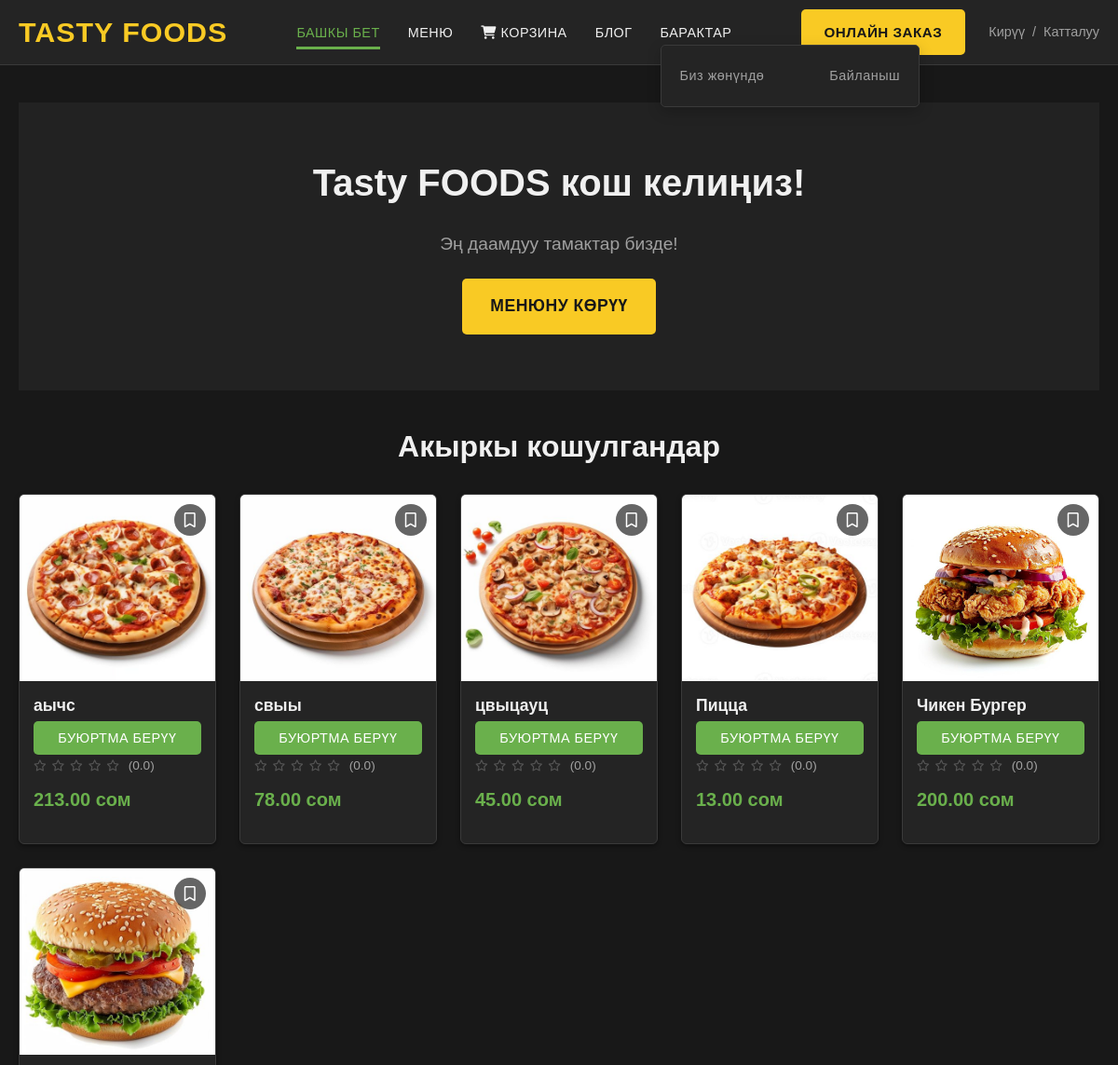
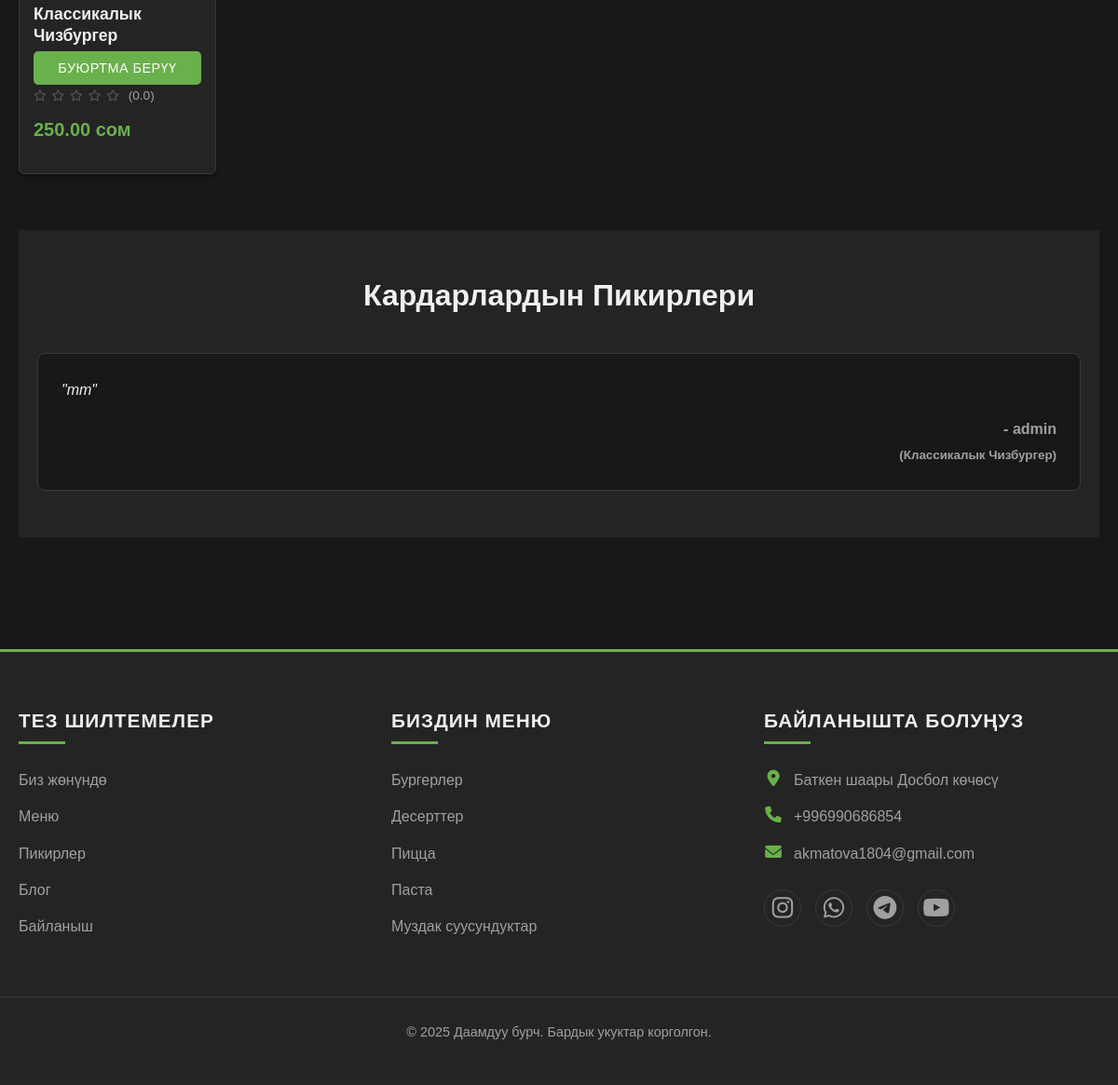
The page / on the database its author committed (2 pictures, top to bottom).
### menu/models.py (models this page shows, shortened)
class Product(models.Model):
    category = models.ForeignKey(Category, related_name='products', on_delete=models.SET_NULL, null=True, blank=True, verbose_name=_("Категория"))
    name = models.CharField(max_length=200, verbose_name=_("Аты"))
    slug = models.SlugField(max_length=220, unique=True, blank=True, verbose_name="Слаг (авто)")
    description = models.TextField(blank=True, null=True, verbose_name=_("Сүрөттөмө"))
    price = models.DecimalField(max_digits=10, decimal_places=2, verbose_name=_("Баасы (сом)")) # Доллар эмес, сом
    image = models.ImageField(upload_to='product_images/', blank=True, null=True, verbose_name=_("Сүрөт"))
    rating = models.FloatField( validators=[MinValueValidator(0.0), MaxValueValidator(5.0)], default=0.0, verbose_name=_("Рейтинг (0-5)"))
    discount_percentage = models.PositiveIntegerField(null=True, blank=True, verbose_name=_("Скидка (%)"))
    discount_message = models.CharField(max_length=100, blank=True, null=True, verbose_name=_("Скидка билдирүүсү"))
    saved_by = models.ManyToManyField(settings.AUTH_USER_MODEL, related_name='saved_products', blank=True, verbose_name=_("Кимдер сактады"))
    is_active = models.BooleanField(default=True, verbose_name=_("Активдүү (көрүнгөн)"))
    created_at = models.DateTimeField(auto_now_add=True, verbose_name=_("Түзүлгөн дата"))
    updated_at = models.DateTimeField(auto_now=True, verbose_name=_("Жаңыланган дата"))
    def get_absolute_url(self): return reverse('menu:product_detail', args=[self.slug])
    class Meta: verbose_name = _("Товар (Тамак)"); verbose_name_plural = _("Товарлар (Тамактар)"); ordering = ['-created_at']
    def has_discount(self): return self.discount_percentage is not None and self.discount_percentage > 0
    def get_image_url(self):
        if self.image and hasattr(self.image, 'url'): return self.image.url
        from django.templatetags.static import static; return static('menu/placeholder.png')

class Review(models.Model):
    product = models.ForeignKey(Product, on_delete=models.CASCADE, related_name='reviews', null=True, blank=True, verbose_name=_("Товар"))
    user = models.ForeignKey(settings.AUTH_USER_MODEL, on_delete=models.SET_NULL, null=True, blank=True, verbose_name=_("Колдонуучу"))
    author_name = models.CharField(_("Автордун аты"), max_length=100, blank=True)
    text = models.TextField(_("Пикирдин тексти"))
    rating = models.PositiveSmallIntegerField( _("Рейтинг"), validators=[MinValueValidator(1), MaxValueValidator(5)], null=True, blank=True )
    created_at = models.DateTimeField(_("Түзүлгөн убакыт"), auto_now_add=True)
    is_approved = models.BooleanField(_("Жактырылды"), default=False, help_text=_("Сайтта көрсөтүү үчүн белгилеңиз"))
    is_featured = models.BooleanField(_("Башкы бетте көрсөтүлөт"), default=False)
    class Meta:
        ordering = ('-created_at',)
        verbose_name = _("Пикир")
        verbose_name_plural = _("Пикирлер")
    def get_author_name(self):
        if self.user: return self.user.get_full_name() or self.user.username
        return self.author_name or _("Аноним")

### menu/views.py (the view)
# urls.py: path('', views.home_view, name='home'),
def home_view(request):
    latest_products_qs = Product.objects.filter(is_active=True).order_by('-created_at')[:6]
    categories = Category.objects.filter(is_active=True)
    latest_blog = BlogPage.objects.filter(is_published=True).order_by('-publish_date').first()
    latest_products = add_is_saved_status_to_products(request, list(latest_products_qs))
    featured_reviews = Review.objects.filter(is_approved=True, is_featured=True).select_related('user', 'product')[:5]
    context = { 'latest_products': latest_products, 'categories': categories, 'latest_blog': latest_blog, 'featured_reviews': featured_reviews, 'page_title': _("Башкы барак"), 'active_nav': 'home' }
    return render(request, 'menu/home.html', context)

### menu/views.py (called while the page is built)
def add_is_saved_status_to_products(request, product_list):
    if request.user.is_authenticated:
        saved_product_ids = set(request.user.saved_products.values_list('id', flat=True))
        for product in product_list: product.is_saved_by_user = product.id in saved_product_ids
    else:
        for product in product_list: product.is_saved_by_user = False
    return product_list

### templates/menu/home.html (shortened to what this page needs)
{% extends 'menu/base.html' %}
{% load static %}
{% load i18n %}
{% block main_wrapper_class %}no-sidebar{% endblock %}
{% block content_class %}full-width{% endblock %}
{% block content %}
    <section class="hero-section" style="padding: 60px 0; background: #222; text-align: center; margin-bottom: 40px;">
        <h1>{% translate "Tasty FOODS кош келиңиз!" %}</h1>
        <p style="color: var(--text-secondary); font-size: 1.2em; margin-bottom: 20px;">{% translate "Эң даамдуу тамактар бизде!" %}</p>
        <a href="{% url 'menu:menu_list' %}" class="btn btn-primary btn-lg">{% translate "Менюну көрүү" %}</a>
    </section>
    <section class="latest-products">
        <h2 style="text-align: center; margin-bottom: 30px;">{% translate "Акыркы кошулгандар" %}</h2>
        <div class="product-grid">
            {% if latest_products %}
                {% for product in latest_products %}
                    {% include 'menu/includes/_product_card.html' with product=product user=request.user %}
                {% endfor %}
            {% else %}
                <p>{% translate "Азырынча товарлар жок." %}</p>
            {% endif %}
        </div>
    </section>
    {% if featured_reviews %}
    <section class="testimonials" style="padding: 50px 0; background-color: var(--bg-card); margin-top: 60px;">
        <div class="container">
            <h2 style="text-align: center; margin-bottom: 40px;">{% translate "Кардарлардын Пикирлери" %}</h2>
            <div class="testimonial-grid" style="display: grid; grid-template-columns: repeat(auto-fit, minmax(300px, 1fr)); gap: 30px;">
                {% for review in featured_reviews %}
                    <div class="testimonial-card" style="background-color: var(--bg-dark); padding: 25px; border-radius: 8px; border: 1px solid var(--border-color);">
                        <blockquote style="border: none; padding: 0; margin: 0 0 15px 0;">
                          <p style="font-style: italic; color: var(--text-light); margin: 0;">"{{ review.text|linebreaksbr }}"</p>
                        </blockquote>
                        <p style="text-align: right; font-weight: bold; color: var(--text-secondary); margin: 0;">- {{ review.get_author_name }}
                         {% if review.product %} <br><small>({{ review.product.name }})</small> {% endif %}
                        </p>
                    </div>
                {% endfor %}
            </div>
        </div>
    </section>
    {% endif %}
{% endblock %}

### templates/menu/base.html (shortened to what this page needs)
{% load static %}
{% load i18n %}
<!DOCTYPE html>
<html lang="{{ request.LANGUAGE_CODE|default:"ky" }}">
<head>
    <link rel="stylesheet" href="{% static 'menu/style.css' %}">
    <link rel="stylesheet" href="https://cdnjs.cloudflare.com/ajax/libs/font-awesome/6.0.0-beta3/css/all.min.css">
</head>
<body>
    {% include 'menu/includes/_header.html' %}
    <div class="main-wrapper container {% block main_wrapper_class %}{% endblock main_wrapper_class %}">
        <main class="content {% block content_class %}{% endblock content_class %}">
            {% block content %}
            {% endblock content %}
        </main>
    </div>
    {% include 'menu/includes/_footer.html' %}
</body>
</html>

### templates/menu/includes/_header.html (shortened to what this page needs)
{% load static %}
{% load i18n %}
<header class="site-header">
    <div class="container header-container">
        <a href="{% url 'menu:home' %}" class="logo">TASTY FOODS</a>
        <nav class="main-navigation">
            <ul>
                <li class="{% if active_nav == 'home' %}active-nav{% endif %}"><a href="{% url 'menu:home' %}">{% translate "Башкы бет" %}</a></li>
                <li class="{% if active_nav == 'menu' %}active-nav{% endif %}"><a href="{% url 'menu:menu_list' %}">{% translate "Меню" %}</a></li>
                <li class="{% if active_nav == 'order' %}active-nav{% endif %}">
                    <a href="{% url 'menu:view_cart' %}">
                        <i class="fas fa-shopping-cart"></i> {% translate "Корзина" %}
                    </a>
                </li>
                <li class="{% if active_nav == 'blog' %}active-nav{% endif %}"><a href="{% url 'menu:blog_list' %}">{% translate "Блог" %}</a></li>
                <li class="nav-item dropdown {% if active_nav == 'about' or active_nav == 'contact' %}active-nav{% endif %}">
                    <a href="#" class="dropdown-toggle">{% translate "Барактар" %}</a>
                    <ul class="dropdown-menu">
                         <li><a href="{% url 'menu:about_us' %}">{% translate "Биз жөнүндө" %}</a></li>
                         <li><a href="{% url 'menu:contact_us' %}">{% translate "Байланыш" %}</a></li>
                    </ul>
                </li>
            </ul>
        </nav>
        <div class="header-right">
            <a href="{% url 'menu:order_online' %}" class="btn btn-primary">{% translate "Онлайн заказ" %}</a>
            <div class="auth-links">
               {% if user.is_authenticated %}
                   <span style="margin-right: 10px;">{% blocktranslate with user_name=user.username %}Салам, {{ user_name }}!{% endblocktranslate %}</span>
                   <a href="{% url 'menu:saved_foods' %}" title="{% translate 'Сакталгандар' %}"><i class="fas fa-bookmark"></i></a> |
                   <a href="{% url 'menu:profile' %}" title="{% translate 'Менин Профилим' %}"><i class="fas fa-user-circle"></i></a> |
                   <a href="{% url 'logout' %}">{% translate "Чыгуу" %}</a>
               {% else %}
                   <a href="{% url 'login' %}">{% translate "Кирүү" %}</a> /
                   <a href="{% url 'menu:register' %}">{% translate "Катталуу" %}</a>
               {% endif %}
           </div>
        </div>
    </div>
</header>

### templates/menu/includes/_product_card.html (shortened to what this page needs)
{% load static %}
{% load i18n %}
<div class="product-card">
    <div class="product-image">
         <a href="{{ product.get_absolute_url }}">
             <img src="{{ product.get_image_url }}" alt="{{ product.name }}">
         </a>
         {% if user.is_authenticated %}
             <button class="btn btn-save-toggle {% if product.is_saved_by_user %}saved{% endif %}"
                     data-product-id="{{ product.pk }}"
                     data-action="{% if product.is_saved_by_user %}unsave{% else %}save{% endif %}"
                     title="{% if product.is_saved_by_user %}{% translate 'Сакталгандан өчүрүү' %}{% else %}{% translate 'Сактоо' %}{% endif %}">
                 <i class="{% if product.is_saved_by_user %}fas{% else %}far{% endif %} fa-bookmark"></i>
             </button>
         {% else %}
             <a href="{% url 'login' %}?next={{ request.path }}" class="btn btn-save-toggle" title="{% translate 'Сактоо үчүн кириңиз' %}">
                  <i class="far fa-bookmark"></i>
             </a>
         {% endif %}
    </div>
    <div class="product-info">
        <h3><a href="{{ product.get_absolute_url }}">{{ product.name }}</a></h3>
        <div class="rating">
            {% with rating_full=product.rating|floatformat:0 %}
                {% for i in "12345" %}
                    {% if i <= rating_full %}<i class="fas fa-star"></i>{% else %}<i class="far fa-star"></i>{% endif %}
                {% endfor %}
            {% endwith %}
            <span>({{ product.rating|floatformat:1 }})</span>
        </div>
        <p class="price">{{ product.price|floatformat:2 }}  {% translate "сом" %}</p>
        <form action="{% url 'menu:add_to_cart' product.id %}" method="post" style="width: 100%; margin-top: auto;">
            <button type="submit" class="btn btn-add-to-cart">{% translate "Буюртма берүү" %}</button>
        </form>
    </div>
</div>

### templates/menu/includes/_footer.html
{% load static %}
{% load i18n %}
 <footer class="site-footer">
    <div class="container footer-container">
        <div class="footer-section quick-links">
            <h4>{% translate "Тез Шилтемелер" %}</h4>
            <ul>
                <li><a href="{% url 'menu:about_us' %}">{% translate "Биз жөнүндө" %}</a></li>
                <li><a href="{% url 'menu:menu_list' %}">{% translate "Меню" %}</a></li>
                <li><a href="#">{% translate "Пикирлер" %}</a></li>
                <li><a href="{% url 'menu:blog_list' %}">{% translate "Блог" %}</a></li>
                <li><a href="{% url 'menu:contact_us' %}">{% translate "Байланыш" %}</a></li>
            </ul>
        </div>
        <div class="footer-section our-menu">
            <h4>{% translate "Биздин Меню" %}</h4>
             <ul>
                <li><a href="#">{% translate "Бургерлер" %}</a></li>
                <li><a href="#">{% translate "Десерттер" %}</a></li>
                <li><a href="#">{% translate "Пицца" %}</a></li>
                <li><a href="#">{% translate "Паста" %}</a></li>
                <li><a href="#">{% translate "Муздак суусундуктар" %}</a></li>
            </ul>
        </div>
        <div class="footer-section get-in-touch">
            <h4>{% translate "Байланышта Болуңуз" %}</h4>
            <p><i class="fas fa-map-marker-alt"></i> Баткен шаары Досбол көчөсү</p>
            <p><i class="fas fa-phone"></i> +996990686854</p>
            <p><i class="fas fa-envelope"></i> akmatova1804@gmail.com</p>
            <div class="social-icons">
                <a href="https://www.instagram.com/akmatova._.n" target="_blank" rel="noopener noreferrer"><i class="fab fa-instagram"></i></a>
                <a href="https://wa.me/+996990686854" target="_blank" rel="noopener noreferrer" aria-label="WhatsApp"><i class="fab fa-whatsapp"></i></a>
                <a href="https://t.me/@Акматова Назира" target="_blank" rel="noopener noreferrer" aria-label="Telegram"><i class="fab fa-telegram-plane"></i></a>
                <a href="https://www.youtube.com/channel/СИЗДИН_КАНАЛДЫН_ID" target="_blank" rel="noopener noreferrer"><i class="fab fa-youtube"></i></a>
            </div>
        </div>
    </div>
     <div class="footer-bottom">
        <p>© {% now "Y" %} Даамдуу бурч. {% translate "Бардык укуктар корголгон." %}</p>
    </div>
</footer>

### rows shown on the page
Product: get_image_url (picture), name "аычс", rating "0.0", price "213.00"
Product: get_image_url (picture), name "свыы", rating "0.0", price "78.00"
Product: get_image_url (picture), name "цвыцауц", rating "0.0", price "45.00"
Product: get_image_url (picture), name "Пицца", rating "0.0", price "13.00"
Product: get_image_url (picture), name "Чикен Бургер", rating "0.0", price "200.00"
Product: get_image_url (picture), name "Классикалык Чизбургер", rating "0.0", price "250.00"
Review: text "тт", get_author_name "admin", product.name "Классикалык Чизбургер"
